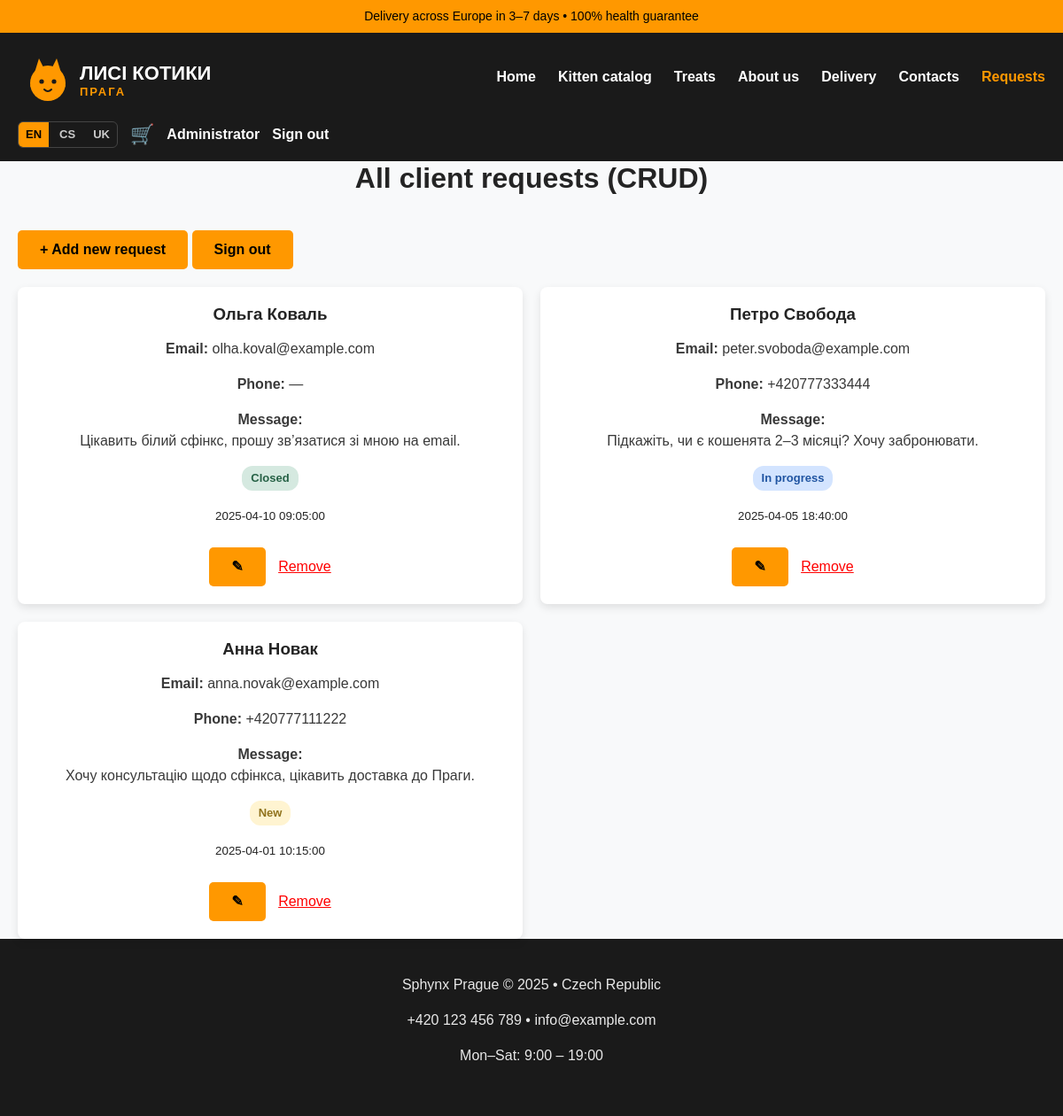
Screenshot of /requests.php (signed in) with the database file from the repository.
### tables this page shows
CREATE TABLE IF NOT EXISTS users (
    id INT UNSIGNED AUTO_INCREMENT PRIMARY KEY,
    email VARCHAR(190) NOT NULL UNIQUE,
    password_hash VARCHAR(255) NULL,
    name VARCHAR(100) NOT NULL,
    oauth_provider VARCHAR(20) NULL,
    oauth_id VARCHAR(100) NULL,
    role VARCHAR(20) NOT NULL DEFAULT 'user',
    created_at DATETIME NOT NULL DEFAULT CURRENT_TIMESTAMP
);

CREATE TABLE IF NOT EXISTS requests (
    id INT UNSIGNED AUTO_INCREMENT PRIMARY KEY,
    name VARCHAR(100) NOT NULL,
    email VARCHAR(150) NOT NULL,
    phone VARCHAR(20) NULL,
    age VARCHAR(20) NULL,
    color VARCHAR(50) NULL,
    message TEXT NOT NULL,
    consent TINYINT(1) NOT NULL DEFAULT 0,
    status VARCHAR(20) NOT NULL DEFAULT 'new',
    created_at DATETIME NOT NULL DEFAULT CURRENT_TIMESTAMP
);

### config/i18n.php (called while the page is built, shortened)
<?php
function current_locale(): string
{
    return $GLOBALS['__i18n_locale'] ?? DEFAULT_LOCALE;
}
function t(string $key, array $params = []): string
{
    $dict = $GLOBALS['__i18n_dict'] ?? [];
    $fallback = $GLOBALS['__i18n_fallback'] ?? [];
    $value = $dict[$key] ?? $fallback[$key] ?? $key;
    return $value;
}
function te(string $key, array $params = []): string
{
    return htmlspecialchars(t($key, $params), ENT_QUOTES, 'UTF-8');
}
function lang_switch_url(string $locale): string
{
    $params = $_GET;
    $params['lang'] = $locale;
    $path = strtok($_SERVER['REQUEST_URI'] ?? '/', '?');
    return $path . '?' . http_build_query($params);
}
function locale_label(string $locale): string
{
    return match ($locale) {
        'en' => 'EN',
        'cs' => 'CS',
        'uk' => 'UK',
        default => strtoupper($locale),
    };
}

### config/auth.php (called while the page is built, shortened)
<?php
function current_user(): ?UserRecord
{
    if ($GLOBALS['__current_user'] !== false) {
        return $GLOBALS['__current_user'];
    }
    $user = null;
    $userId = $_SESSION['user_id'] ?? null;
    if ($userId !== null && isset($GLOBALS['pdo'])) {
        $repo = new UserRepository($GLOBALS['pdo']);
        $user = $repo->find((int) $userId);
    }
    return $user;
}
function is_admin(): bool
{
    $user = current_user();
    return $user !== null && $user->role === 'admin';
}
function require_admin(): void
{
    if (!is_admin()) {
        header('Location: login.php?next=' . urlencode($_SERVER['REQUEST_URI'] ?? 'admin_requests.php'));
        exit;
    }
}

### src/UserRepository.php (called while the page is built, shortened)
<?php
final class UserRepository
{
    public function find(int $id): ?UserRecord
    {
        $stmt = $this->pdo->prepare('SELECT * FROM users WHERE id = ?');
        $stmt->execute([$id]);
        $row = $stmt->fetch(PDO::FETCH_ASSOC);
        return $row !== false ? UserRecord::fromRow($row) : null;
    }
}

### src/RequestRepository.php (called while the page is built, shortened)
<?php
final class RequestRepository
{
    public function all(?string $status = null, int $limit = 20, int $offset = 0): array
    {
        $sql = 'SELECT * FROM requests';
        $params = [];
        $sql .= ' ORDER BY id DESC LIMIT ? OFFSET ?';
        $stmt = $this->pdo->prepare($sql);
        $position = 1;
        $stmt->bindValue($position++, $limit, PDO::PARAM_INT);
        $stmt->bindValue($position++, $offset, PDO::PARAM_INT);
        $stmt->execute();
        return array_map(
            static fn (array $row): RequestRecord => RequestRecord::fromRow($row),
            $stmt->fetchAll(PDO::FETCH_ASSOC)
        );
    }
}

### src/RequestRecord.php (called while the page is built, shortened)
<?php
final class RequestRecord
{
    public static function fromRow(array $row): self
    {
        return new self(
            id: (int) $row['id'],
            name: (string) $row['name'],
            email: (string) $row['email'],
            phone: $row['phone'] !== null ? (string) $row['phone'] : null,
            age: $row['age'] !== null ? (string) $row['age'] : null,
            color: $row['color'] !== null ? (string) $row['color'] : null,
            message: (string) $row['message'],
            consent: (bool) $row['consent'],
            status: (string) ($row['status'] ?? RequestStatus::NEW),
            createdAt: (string) $row['created_at'],
        );
    }
}

### config/labels.php (called while the page is built, shortened)
<?php
function request_status_label(string $status): string
{
    return t('status.' . $status);
}

### requests.php (the view, shortened to what this page needs)
<?php
require_once __DIR__ . '/config/bootstrap.php';
require_admin();
$repo = new RequestRepository($pdo);
$requests = $repo->all();
include __DIR__ . '/includes/header.php';
?>
<h2 class="section-title"><?= te('requests.crud.title') ?></h2>
<a href="create_request.php" class="button"><?= te('requests.add') ?></a>
<a href="logout.php" class="button"><?= te('nav.logout') ?></a>
<?php if (count($requests) > 0): ?>
    <div class="requests-grid">
        <?php foreach ($requests as $r): ?>
            <div class="card">
                <h3><?= htmlspecialchars($r->name) ?></h3>
                <p><strong><?= te('contacts.form.email') ?>:</strong> <?= htmlspecialchars($r->email) ?></p>
                <p><strong><?= te('contacts.form.phone') ?>:</strong> <?= htmlspecialchars($r->phone ?? '—') ?></p>
                <p><strong><?= te('contacts.form.message') ?>:</strong><br><?= nl2br(htmlspecialchars($r->message)) ?></p>
                <p><span class="status-badge status-<?= htmlspecialchars($r->status) ?>"><?= htmlspecialchars(request_status_label($r->status)) ?></span></p>
                <small><?= htmlspecialchars($r->createdAt) ?></small><br><br>
                <a href="edit_request.php?id=<?= $r->id ?>" class="button">✎</a>
                <form method="POST" action="delete_request.php" style="display:inline"
                      onsubmit="return confirm('?')">
                    <button type="submit" class="delete-link"><?= te('cart.remove') ?></button>
                </form>
            </div>
        <?php endforeach; ?>
    </div>
<?php else: ?>
    <p><?= te('requests.empty') ?></p>
<?php endif; ?>
<?php include __DIR__ . '/includes/footer.php'; ?>

### includes/header.php (shortened to what this page needs)
<?php
$__user = current_user();
$__cartCount = 0;
if ($__user !== null && isset($GLOBALS['pdo'])) {
    $__cartCount = (new CartRepository($GLOBALS['pdo']))->count($__user->id);
}
?>
<!DOCTYPE html>
<html lang="<?= htmlspecialchars(current_locale()) ?>">
<head>
    <link rel="stylesheet" href="assets/css/style.css">
</head>
<body>
<div class="top-bar"><?= te('common.topbar') ?></div>
<header class="header">
    <div class="container">
        <a href="index.php" class="logo-link">
            <img src="assets/images/logo.svg" alt="<?= te('common.brand') ?>" class="logo">
        </a>
        <nav class="nav">
            <a href="index.php"><?= te('nav.home') ?></a>
            <a href="index.php#catalog"><?= te('nav.catalog') ?></a>
            <a href="treats.php"><?= te('nav.treats') ?></a>
            <a href="about.php"><?= te('nav.about') ?></a>
            <a href="delivery.php"><?= te('nav.delivery') ?></a>
            <a href="contacts.php"><?= te('nav.contacts') ?></a>
            <?php if (is_admin()): ?>
                <a href="admin_requests.php" class="nav-admin"><?= te('nav.requests') ?></a>
            <?php endif; ?>
        </nav>
        <div class="header-actions">
            <div class="lang-switch">
                <?php foreach (SUPPORTED_LOCALES as $__loc): ?>
                    <a href="<?= htmlspecialchars(lang_switch_url($__loc)) ?>"
                       class="lang-link <?= $__loc === current_locale() ? 'active' : '' ?>"><?= htmlspecialchars(locale_label($__loc)) ?></a>
                <?php endforeach; ?>
            </div>
            <?php if ($__user !== null): ?>
                <a href="cart.php" class="cart-link" title="<?= te('nav.cart') ?>">🛒<?php if ($__cartCount > 0): ?><span class="cart-badge"><?= $__cartCount ?></span><?php endif; ?></a>
                <a href="account.php" class="account-link"><?= htmlspecialchars($__user->name) ?></a>
                <a href="logout.php" class="auth-link"><?= te('nav.logout') ?></a>
            <?php else: ?>
                <a href="login.php" class="auth-link"><?= te('nav.login') ?></a>
                <a href="register.php" class="button auth-register"><?= te('nav.register') ?></a>
            <?php endif; ?>
        </div>
    </div>
</header>
<main class="container">

### assets/css/style.css (style rules this page uses)
* { box-sizing: border-box; }
body { margin: 0; font-family: Arial, sans-serif; line-height: 1.5; color: #242424; background: #f8f9fa; }
h1, h2, h3 { margin: 0 0 16px; line-height: 1.2; font-weight: bold; }
p { margin: 0 0 16px; opacity: 0.9; }
.container { max-width: 1200px; margin: 0 auto; padding: 0 20px; }
.section-title { text-align: center; margin-bottom: 40px; font-size: 32px; }
.top-bar { background: #ff9800; color: #000; text-align: center; padding: 8px; font-size: 14px; }
.header { background: #1a1a1a; color: white; padding: 15px 0; }
.header .container { display: flex; align-items: center; justify-content: space-between; flex-wrap: wrap; gap: 20px; }
.logo { height: 70px; }
.nav { display: flex; gap: 25px; }
.nav a { color: white; text-decoration: none; font-weight: bold; white-space: nowrap; }
.button { background: #ff9800; color: #000; padding: 10px 25px; text-decoration: none; font-weight: bold; border-radius: 5px; white-space: nowrap; display: inline-block; }
.card, .cat-card, .service-card, .benefit-card, .step { background: white; border-radius: 8px; padding: 20px; box-shadow: 0 4px 10px rgba(0,0,0,0.1); text-align: center; }
form { max-width: 520px; margin: 0 auto; }
.header .container { flex-direction: column; align-items: center; gap: 15px; text-align: center; }
.nav { flex-direction: column; gap: 8px; width: 100%; text-align: center; }
form { max-width: 100%; }
@media (min-width: 768px) { .header .container { flex-direction: row; justify-content: space-between; align-items: center; } }
@media (min-width: 768px) { .nav { flex-direction: row; gap: 25px; width: auto; } }
@media (min-width: 768px) { form { max-width: 520px; } }
.requests-grid { display: grid; grid-template-columns: repeat(auto-fit, minmax(380px, 1fr)); gap: 20px; margin-top: 20px; }
.delete-link { color: red; margin-left: 10px; background: none; border: none; padding: 0; font: inherit; cursor: pointer; text-decoration: underline; }
.status-badge { display: inline-block; padding: 4px 10px; border-radius: 12px; font-size: 13px; font-weight: bold; white-space: nowrap; }
.status-new { background: #fff3cd; color: #856404; }
.status-in_progress { background: #cfe2ff; color: #084298; }
.status-closed { background: #d1e7dd; color: #0f5132; }
.header-actions { display: flex; align-items: center; gap: 14px; flex-wrap: wrap; justify-content: center; }
.logo-link { display: inline-block; line-height: 0; }
.lang-switch { display: flex; gap: 4px; border: 1px solid #444; border-radius: 6px; overflow: hidden; }
.lang-link { color: #ccc; text-decoration: none; font-weight: bold; font-size: 13px; padding: 4px 8px; }
.lang-link.active { background: #ff9800; color: #000; }
.header-actions .auth-link, .header-actions .account-link { color: #fff; text-decoration: none; font-weight: bold; white-space: nowrap; }
.cart-link { position: relative; font-size: 22px; text-decoration: none; line-height: 1; }
.nav-admin { color: #ff9800 !important; }

### rows the page displays
users: name "Administrator"
requests: name "Ольга Коваль", email "olha.koval@example.com", phone "—", message "Цікавить білий сфінкс, прошу зв’язатися зі мною на email.", status "Closed", created_at "2025-04-10 09:05:00"
requests: name "Петро Свобода", email "peter.svoboda@example.com", phone "+420777333444", message "Підкажіть, чи є кошенята 2–3 місяці? Хочу забронювати.", status "In progress", created_at "2025-04-05 18:40:00"
requests: name "Анна Новак", email "anna.novak@example.com", phone "+420777111222", message "Хочу консультацію щодо сфінкса, цікавить доставка до Праги.", status "New", created_at "2025-04-01 10:15:00"

### other values shown
te('common.topbar') "Delivery across Europe in 3–7 days • 100% health guarantee"
te('nav.home') "Home"
te('nav.catalog') "Kitten catalog"
te('nav.treats') "Treats"
te('nav.about') "About us"
te('nav.delivery') "Delivery"
te('nav.contacts') "Contacts"
te('nav.requests') "Requests"
locale_label($__loc) "EN"
locale_label($__loc) "CS"
locale_label($__loc) "UK"
te('nav.logout') "Sign out"
te('requests.crud.title') "All client requests (CRUD)"
te('requests.add') "+ Add new request"
te('common.footer.company') "Sphynx Prague © 2025 • Czech Republic"
